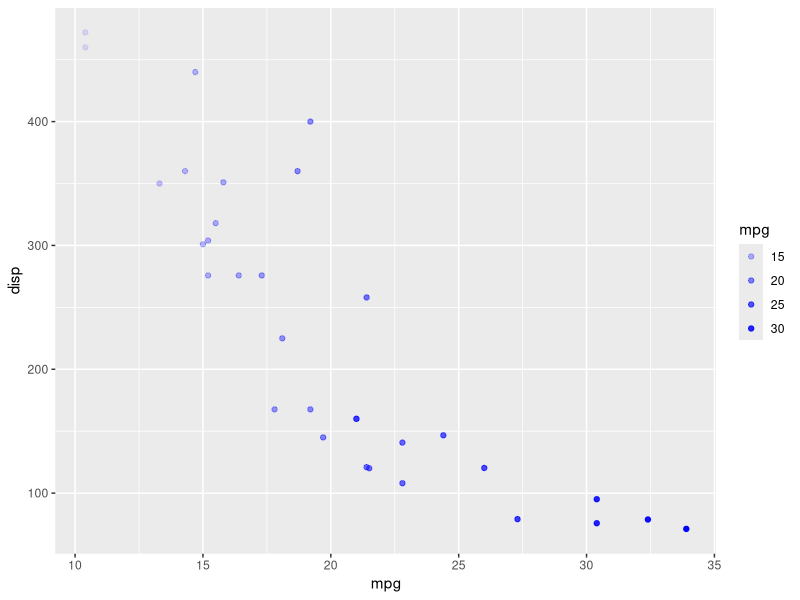
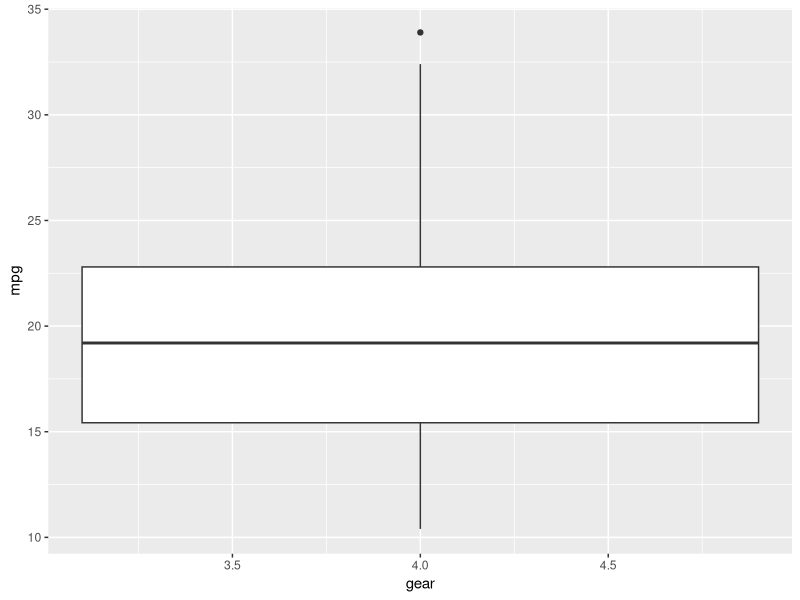
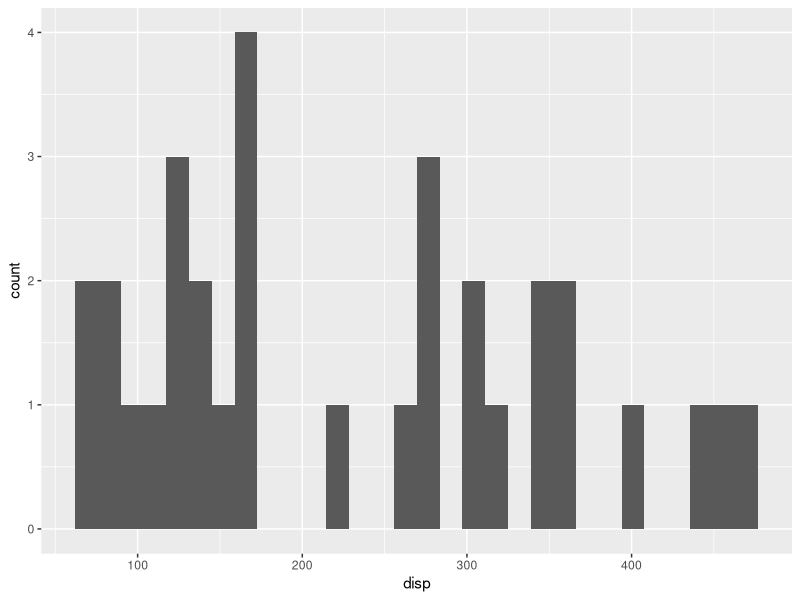

The R script that drew these images, in order:
a<-c(2,5,6,7)
b<-c(1,0,9,8)
c<-c(6,5,8,3)
d<-c(a,b,c)
mat<-matrix(d, byrow=TRUE, ncol=4)
mat


rownames(mat)<-c('Present','Absent','On leave')
mat

colnames(mat)<-c('Mon','Tue','Wed','Thu')
mat

row<-rowSums(mat)
row

col<-colSums(mat)
col

data<-mtcars
library("ggplot2")
ggplot(data=data)+
  geom_point(mapping=aes(x=mpg,y=disp, alpha=mpg), col="Blue")

ggplot(data=data, aes(gear,mpg))+
  geom_boxplot(varwidth = TRUE)

ggplot(data=data, aes(disp))+
  geom_histogram()

